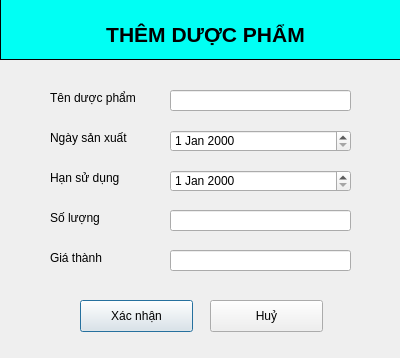
<?xml version="1.0" encoding="UTF-8"?>
<ui version="4.0">
 <class>medicine_dialog</class>
 <widget class="QDialog" name="medicine_dialog">
  <property name="geometry">
   <rect>
    <x>0</x>
    <y>0</y>
    <width>400</width>
    <height>358</height>
   </rect>
  </property>
  <property name="minimumSize">
   <size>
    <width>400</width>
    <height>276</height>
   </size>
  </property>
  <property name="windowTitle">
   <string>Dialog</string>
  </property>
  <widget class="QLabel" name="label">
   <property name="geometry">
    <rect>
     <x>50</x>
     <y>90</y>
     <width>91</width>
     <height>16</height>
    </rect>
   </property>
   <property name="text">
    <string>Tên dược phẩm</string>
   </property>
  </widget>
  <widget class="QLabel" name="label_2">
   <property name="geometry">
    <rect>
     <x>50</x>
     <y>130</y>
     <width>91</width>
     <height>16</height>
    </rect>
   </property>
   <property name="text">
    <string>Ngày sản xuất</string>
   </property>
  </widget>
  <widget class="QWidget" name="widget" native="true">
   <property name="geometry">
    <rect>
     <x>0</x>
     <y>-1</y>
     <width>401</width>
     <height>61</height>
    </rect>
   </property>
   <property name="styleSheet">
    <string notr="true">background-color: rgb(0, 255, 244);
border:1px solid black;</string>
   </property>
   <widget class="QLabel" name="label_4">
    <property name="geometry">
     <rect>
      <x>70</x>
      <y>20</y>
      <width>271</width>
      <height>31</height>
     </rect>
    </property>
    <property name="font">
     <font>
      <pointsize>16</pointsize>
      <weight>75</weight>
      <bold>true</bold>
     </font>
    </property>
    <property name="styleSheet">
     <string notr="true">border:none;</string>
    </property>
    <property name="text">
     <string>THÊM DƯỢC PHẨM</string>
    </property>
    <property name="alignment">
     <set>Qt::AlignCenter</set>
    </property>
   </widget>
  </widget>
  <widget class="QLineEdit" name="txtName">
   <property name="geometry">
    <rect>
     <x>170</x>
     <y>90</y>
     <width>181</width>
     <height>21</height>
    </rect>
   </property>
  </widget>
  <widget class="QLineEdit" name="txtQty">
   <property name="geometry">
    <rect>
     <x>170</x>
     <y>210</y>
     <width>181</width>
     <height>21</height>
    </rect>
   </property>
  </widget>
  <widget class="QPushButton" name="btnAccept">
   <property name="geometry">
    <rect>
     <x>80</x>
     <y>300</y>
     <width>113</width>
     <height>32</height>
    </rect>
   </property>
   <property name="text">
    <string>Xác nhận</string>
   </property>
   <property name="checkable">
    <bool>true</bool>
   </property>
  </widget>
  <widget class="QPushButton" name="btnDeny">
   <property name="geometry">
    <rect>
     <x>210</x>
     <y>300</y>
     <width>113</width>
     <height>32</height>
    </rect>
   </property>
   <property name="text">
    <string>Huỷ</string>
   </property>
   <property name="checkable">
    <bool>true</bool>
   </property>
  </widget>
  <widget class="QLabel" name="label_3">
   <property name="geometry">
    <rect>
     <x>50</x>
     <y>170</y>
     <width>91</width>
     <height>16</height>
    </rect>
   </property>
   <property name="text">
    <string>Hạn sử dụng</string>
   </property>
  </widget>
  <widget class="QDateEdit" name="txtHSD">
   <property name="geometry">
    <rect>
     <x>170</x>
     <y>170</y>
     <width>181</width>
     <height>22</height>
    </rect>
   </property>
  </widget>
  <widget class="QDateEdit" name="txtNSX">
   <property name="geometry">
    <rect>
     <x>170</x>
     <y>130</y>
     <width>181</width>
     <height>22</height>
    </rect>
   </property>
  </widget>
  <widget class="QLabel" name="label_5">
   <property name="geometry">
    <rect>
     <x>50</x>
     <y>210</y>
     <width>91</width>
     <height>16</height>
    </rect>
   </property>
   <property name="text">
    <string>Số lượng</string>
   </property>
  </widget>
  <widget class="QLineEdit" name="txtPrice">
   <property name="geometry">
    <rect>
     <x>170</x>
     <y>250</y>
     <width>181</width>
     <height>21</height>
    </rect>
   </property>
   <property name="text">
    <string/>
   </property>
  </widget>
  <widget class="QLabel" name="label_6">
   <property name="geometry">
    <rect>
     <x>50</x>
     <y>250</y>
     <width>91</width>
     <height>16</height>
    </rect>
   </property>
   <property name="text">
    <string>Giá thành</string>
   </property>
  </widget>
 </widget>
 <resources/>
 <connections/>
</ui>
